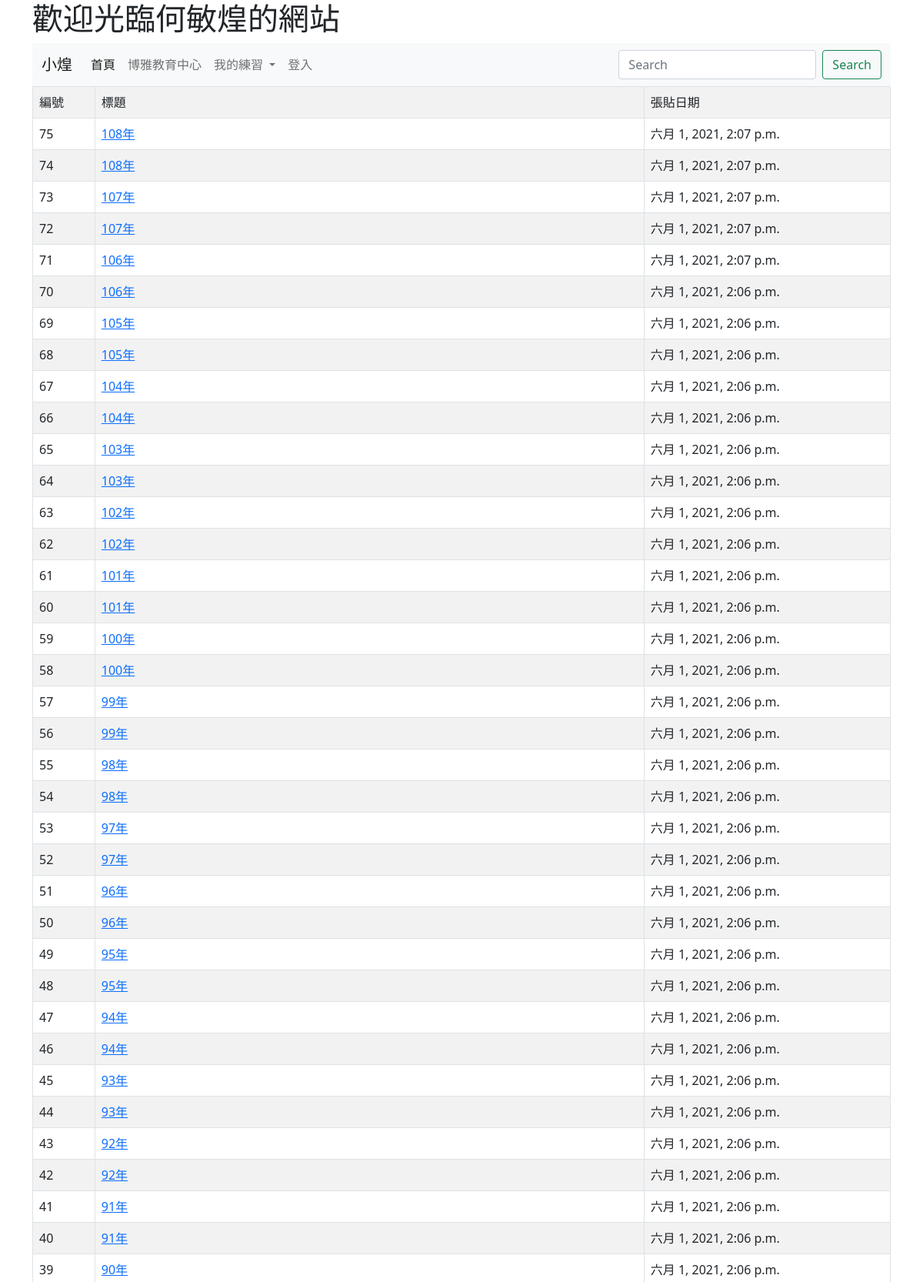
The page / (upper part) on the database its author committed.
### mysite/models.py (models this page shows, shortened)
class Post(models.Model):
    title = models.CharField(max_length=200)
    body = models.TextField()
    pub_date = models.DateTimeField(default=timezone.now)
    class Meta:
        ordering = ('-pub_date',)

### mysite/views.py (the view)
# urls.py: path('', index),
def index(request):
	posts = Post.objects.all()
	myname = "何敏煌"
	data = [i for i in range(1, 43)]
	random.shuffle(data)
	lotto_numbers = data[0:6]
	special_number = data[6]
	return render(request, 'index.html', locals())

### templates/index.html (shortened to what this page needs)
{% extends "base.html" %}
{% block headmessage %} <h1>歡迎光臨{{ myname }}的網站</h1> {% endblock %}
{% block content %}
<table class='table table-striped table-bordered'>
  <tr><td>編號</td><td>標題</td><td>張貼日期</td></tr>
{% for post in posts %}
  <tr>
    <td>{{ post.id }}</td>
    <td><a href="/show/{{post.id}}/">{{ post.title }}</a></td>
    <td>{{ post.pub_date }}</td>
  </tr>
{% endfor %}
</table>
{% endblock %}

### rows shown on the page
Post: id "75", title "108年", pub_date "六月 1, 2021, 2:07 p.m."
Post: id "74", title "108年", pub_date "六月 1, 2021, 2:07 p.m."
Post: id "73", title "107年", pub_date "六月 1, 2021, 2:07 p.m."
Post: id "72", title "107年", pub_date "六月 1, 2021, 2:07 p.m."
Post: id "71", title "106年", pub_date "六月 1, 2021, 2:07 p.m."
Post: id "70", title "106年", pub_date "六月 1, 2021, 2:06 p.m."
Post: id "69", title "105年", pub_date "六月 1, 2021, 2:06 p.m."
Post: id "68", title "105年", pub_date "六月 1, 2021, 2:06 p.m."
Post: id "67", title "104年", pub_date "六月 1, 2021, 2:06 p.m."
Post: id "66", title "104年", pub_date "六月 1, 2021, 2:06 p.m."
Post: id "65", title "103年", pub_date "六月 1, 2021, 2:06 p.m."
Post: id "64", title "103年", pub_date "六月 1, 2021, 2:06 p.m."
Post: id "63", title "102年", pub_date "六月 1, 2021, 2:06 p.m."
Post: id "62", title "102年", pub_date "六月 1, 2021, 2:06 p.m."
Post: id "61", title "101年", pub_date "六月 1, 2021, 2:06 p.m."
Post: id "60", title "101年", pub_date "六月 1, 2021, 2:06 p.m."
Post: id "59", title "100年", pub_date "六月 1, 2021, 2:06 p.m."
Post: id "58", title "100年", pub_date "六月 1, 2021, 2:06 p.m."
Post: id "57", title "99年", pub_date "六月 1, 2021, 2:06 p.m."
Post: id "56", title "99年", pub_date "六月 1, 2021, 2:06 p.m."
Post: id "55", title "98年", pub_date "六月 1, 2021, 2:06 p.m."
Post: id "54", title "98年", pub_date "六月 1, 2021, 2:06 p.m."
Post: id "53", title "97年", pub_date "六月 1, 2021, 2:06 p.m."
Post: id "52", title "97年", pub_date "六月 1, 2021, 2:06 p.m."
Post: id "51", title "96年", pub_date "六月 1, 2021, 2:06 p.m."
Post: id "50", title "96年", pub_date "六月 1, 2021, 2:06 p.m."
Post: id "49", title "95年", pub_date "六月 1, 2021, 2:06 p.m."
Post: id "48", title "95年", pub_date "六月 1, 2021, 2:06 p.m."
Post: id "47", title "94年", pub_date "六月 1, 2021, 2:06 p.m."
Post: id "46", title "94年", pub_date "六月 1, 2021, 2:06 p.m."
Post: id "45", title "93年", pub_date "六月 1, 2021, 2:06 p.m."
Post: id "44", title "93年", pub_date "六月 1, 2021, 2:06 p.m."
Post: id "43", title "92年", pub_date "六月 1, 2021, 2:06 p.m."
Post: id "42", title "92年", pub_date "六月 1, 2021, 2:06 p.m."
Post: id "41", title "91年", pub_date "六月 1, 2021, 2:06 p.m."
Post: id "40", title "91年", pub_date "六月 1, 2021, 2:06 p.m."
Post: id "39", title "90年", pub_date "六月 1, 2021, 2:06 p.m."
